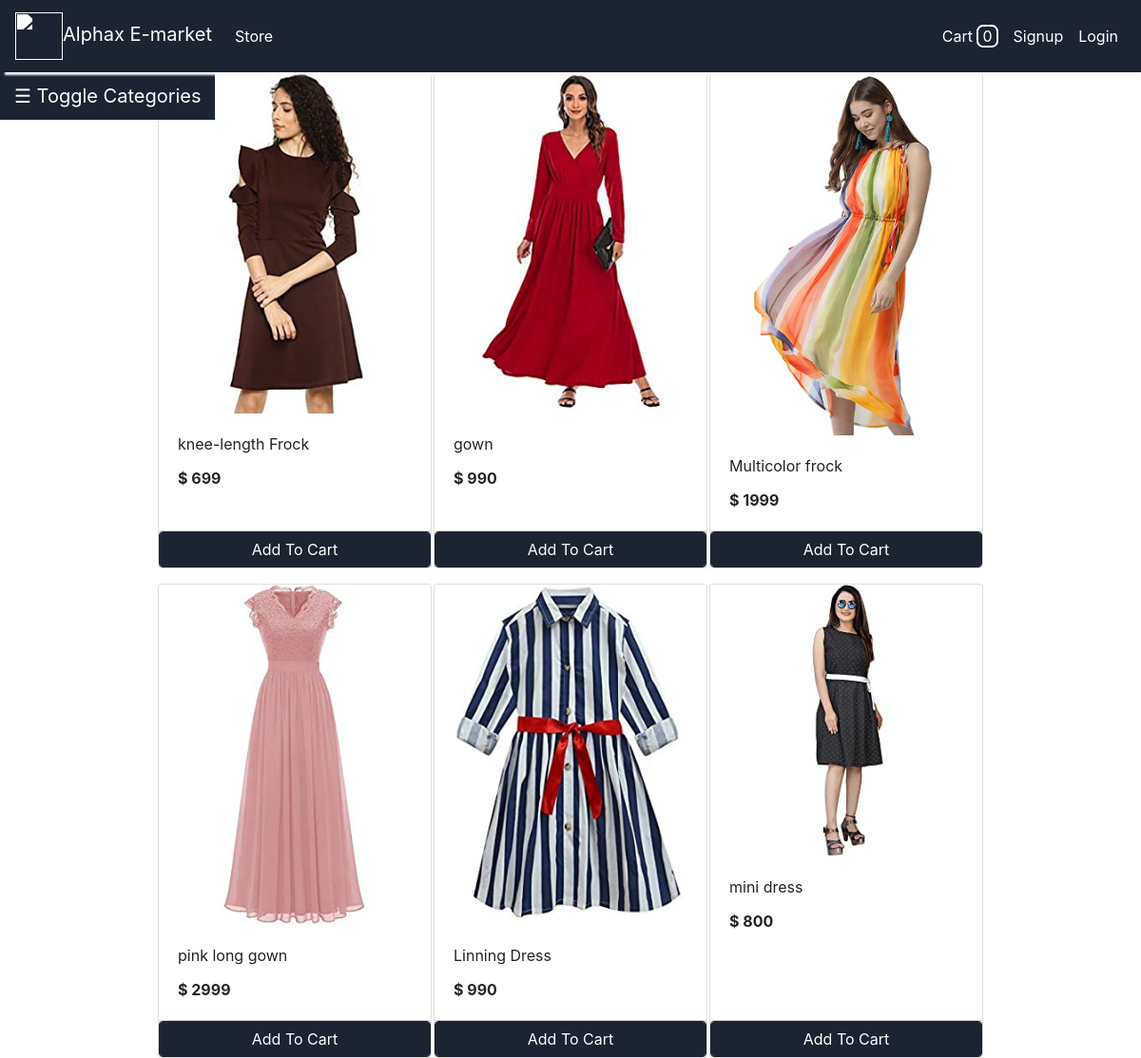
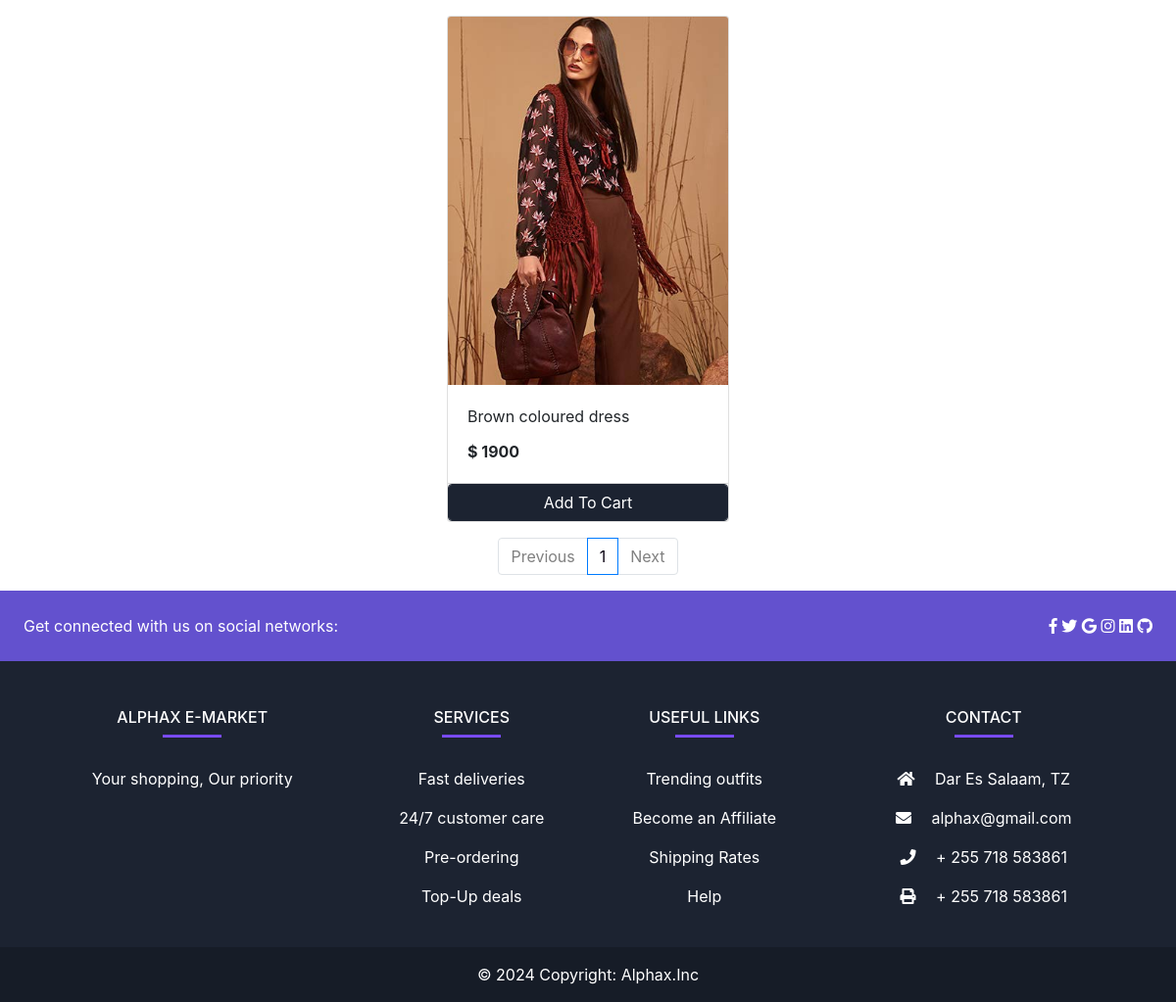
Screenshot of /store?category=22 with the database file from the repository (2 pictures, top to bottom).
### store/models/product.py (models this page shows, shortened)
class Products(models.Model):
    name = models.CharField(max_length=60)
    price= models.IntegerField(default=0)
    category= models.ForeignKey(Category,on_delete=models.CASCADE,default=1 )
    description= models.CharField(max_length=250, default='', blank=True, null= True)
    image= models.ImageField(upload_to='store/static/uploads/products/')
    @staticmethod
    def get_all_products_by_categoryid(category_id):
        if category_id:
            return Products.objects.filter (category=category_id)
        else:
            return Products.get_all_products()

### store/views/home.py (the view)
# urls.py: path('' , include('store.urls'))
def store(request):
    cart = request.session.get('cart')
    if not cart:
        request.session['cart'] = {}
    products = None
    categories = Category.get_all_categories()
    categoryID = request.GET.get('category')
    if categoryID:
        products = Products.get_all_products_by_categoryid(categoryID)
    else:
        products = Products.get_all_products();
    data = {}
    data['categories'] = categories
    '''
        Pagination variables
    '''
    paginator = Paginator(products, 12)
    page_number = request.GET.get('page')
    page_obj = paginator.get_page(page_number)
    products = page_obj
    data['products'] = products
    print('you are : ', request.session.get('email'))
    return render(request, 'index.html', data)

### store/models/category.py (called while the page is built)
    @staticmethod
    def get_all_categories():
        return Category.objects.all()

### store/templatetags/cart.py (called while the page is built)
@register.filter (name='is_in_cart')
def is_in_cart(product, cart):
    keys = cart.keys ()
    for id in keys:
        if int (id) == product.id:
            return True
    return False

### store/templatetags/custom_filter.py (called while the page is built)
@register.filter(name='currency')
def currency(number):
    return "$ "+str(number)

### store/templates/index.html (shortened to what this page needs)
{% extends 'base.html' %}
{% block content %}
{% load cart %}
{% load custom_filter %}
<div class="container-fluid">
	<div class="row">
		<button class="openbtn" onclick="toggleNav()">☰ Toggle Categories</button>
		<div id='products' class="col-lg-9 mx-auto">
			<div class="row mx-auto">
				{% for product in products %}
				<div class="card mx-auto mb-3" id={{product.id}} style="width: 18rem;">
					<img class="card-img-top" src="{{product.image.url}}" alt="Card image cap">
					<div class="card-body">
						<p class="card-title">{{product.name}}</p>
						<p class="card-text"><b>{{product.price|currency}}</b></p>
					</div>
					<div class="card-footer p-0 no-gutters">
						{% if product|is_in_cart:request.session.cart %}
						<div class="row no-gutters">
							<form action="/#{{product.id}}" class="col-2 " method="post">
								{% csrf_token %}
								<input hidden type="text" name='product' value='{{product.id}}'>
								<input hidden type="text" name='remove' value='True'>
								<input type="submit" value=" - " class="btn btn-block btn-danger border-right">
							</form>
							<div class="text-center col btn btn-custom">{{product|cart_quantity:request.session.cart}} in Cart</div>
							<form action="/#{{product.id}}" class="col-2 " method="post">
								{% csrf_token %}
								<input hidden type="text" name='product' value='{{product.id}}'>
								<input type="submit" value=" + " class="btn btn-block btn-success border-left">
							</form>
						</div>
						{% else %}
						<form action="/#{{product.id}}" method="POST" class="btn-block">
							<input type="submit" class="float-right btn btn-custom form-control"
								value="Add To Cart">
						</form>
						{% endif %}
					</div>
				</div>
				{% endfor %}
			</div>
		</div>
	</div>
</div>
<nav aria-label="Page navigation example">
	<ul class="pagination justify-content-center custom-pagination">
	  {% if products.has_previous %}
		<li class="page-item">
		  <a class="page-link" href="?page={{ products.previous_page_number }}">Previous</a>
		</li>
	  {% else %}
		<li class="page-item disabled">
		  <a class="page-link" href="#" tabindex="-1" aria-disabled="True">Previous</a>
		</li>
	  {% endif %}
	  {% for i in products.paginator.page_range %}
		{% if products.number == i %}
		  <li class="page-item active" aria-current="page">
			<span class="page-link">
			  {{ i }}
			</span>
		  </li>
		{% else %}
		  <li class="page-item"><a class="page-link" href="?page={{ i }}">{{ i }}</a></li>
		{% endif %}
	  {% endfor %}
	  {% if products.has_next %}
		<li class="page-item">
		  <a class="page-link" href="?page={{ products.next_page_number }}">Next</a>
		</li>
	  {% else %}
		<li class="page-item disabled">
		  <a class="page-link" href="#" tabindex="-1" aria-disabled="True">Next</a>
		</li>
	  {% endif %}
	</ul>
  </nav>
{% endblock %}

### store/static/store/css/style.css (style rules this page uses)
.openbtn { position: fixed; font-size: 20px; cursor: pointer; background-color: #1c2331; color: white; padding: 10px 15px; border: none; z-index: 1; }
.btn-custom { background-color: #1c2331; color: white; border-color: #1c2331; }
.custom-pagination .page-link { background-color: #1c2331; color: white; }
.custom-pagination .page-item.active .page-link { background-color: white; color: #0c0414; }
.custom-pagination .page-item.disabled .page-link { color: gray; }

### rows the page displays
Products: image (picture), name "knee-length Frock", price "$ 699"
Products: image (picture), name "gown", price "$ 990"
Products: image (picture), name "Multicolor frock", price "$ 1999"
Products: image (picture), name "pink long gown", price "$ 2999"
Products: image (picture), name "Linning Dress", price "$ 990"
Products: image (picture), name "mini dress", price "$ 800"
Products: image (picture), name "Brown coloured dress", price "$ 1900"

### other values shown
{{ request.session.cart.keys|length }} "0"
{{ i }} "1"
